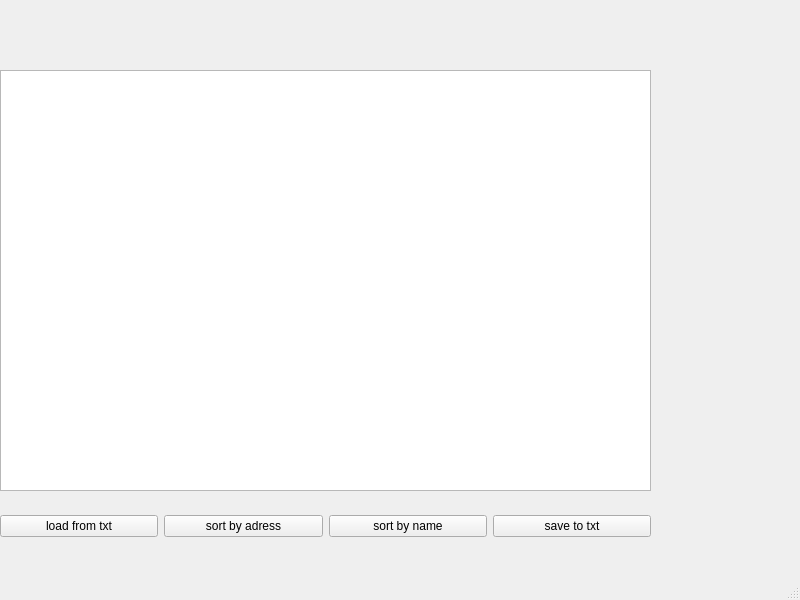
<?xml version="1.0" encoding="UTF-8"?>
<ui version="4.0">
 <class>MainWindow</class>
 <widget class="QMainWindow" name="MainWindow">
  <property name="geometry">
   <rect>
    <x>0</x>
    <y>0</y>
    <width>800</width>
    <height>600</height>
   </rect>
  </property>
  <property name="windowTitle">
   <string>MainWindow</string>
  </property>
  <widget class="QWidget" name="centralwidget">
   <widget class="QTableView" name="tableView">
    <property name="geometry">
     <rect>
      <x>0</x>
      <y>70</y>
      <width>651</width>
      <height>421</height>
     </rect>
    </property>
    <property name="sizePolicy">
     <sizepolicy hsizetype="Preferred" vsizetype="Preferred">
      <horstretch>0</horstretch>
      <verstretch>0</verstretch>
     </sizepolicy>
    </property>
    <attribute name="horizontalHeaderDefaultSectionSize">
     <number>200</number>
    </attribute>
    <attribute name="verticalHeaderDefaultSectionSize">
     <number>50</number>
    </attribute>
   </widget>
   <widget class="QWidget" name="horizontalLayoutWidget">
    <property name="geometry">
     <rect>
      <x>0</x>
      <y>490</y>
      <width>651</width>
      <height>73</height>
     </rect>
    </property>
    <layout class="QHBoxLayout" name="horizontalLayout">
     <item>
      <widget class="QPushButton" name="text_load">
       <property name="sizePolicy">
        <sizepolicy hsizetype="Preferred" vsizetype="Fixed">
         <horstretch>0</horstretch>
         <verstretch>0</verstretch>
        </sizepolicy>
       </property>
       <property name="text">
        <string>load from txt</string>
       </property>
      </widget>
     </item>
     <item>
      <widget class="QPushButton" name="sort_adress">
       <property name="text">
        <string>sort by adress</string>
       </property>
      </widget>
     </item>
     <item>
      <widget class="QPushButton" name="sort_names">
       <property name="text">
        <string>sort by name</string>
       </property>
      </widget>
     </item>
     <item>
      <widget class="QPushButton" name="save_text">
       <property name="text">
        <string>save to txt</string>
       </property>
      </widget>
     </item>
    </layout>
   </widget>
  </widget>
  <widget class="QMenuBar" name="menubar">
   <property name="geometry">
    <rect>
     <x>0</x>
     <y>0</y>
     <width>800</width>
     <height>22</height>
    </rect>
   </property>
  </widget>
  <widget class="QStatusBar" name="statusbar"/>
 </widget>
 <resources/>
 <connections/>
</ui>
